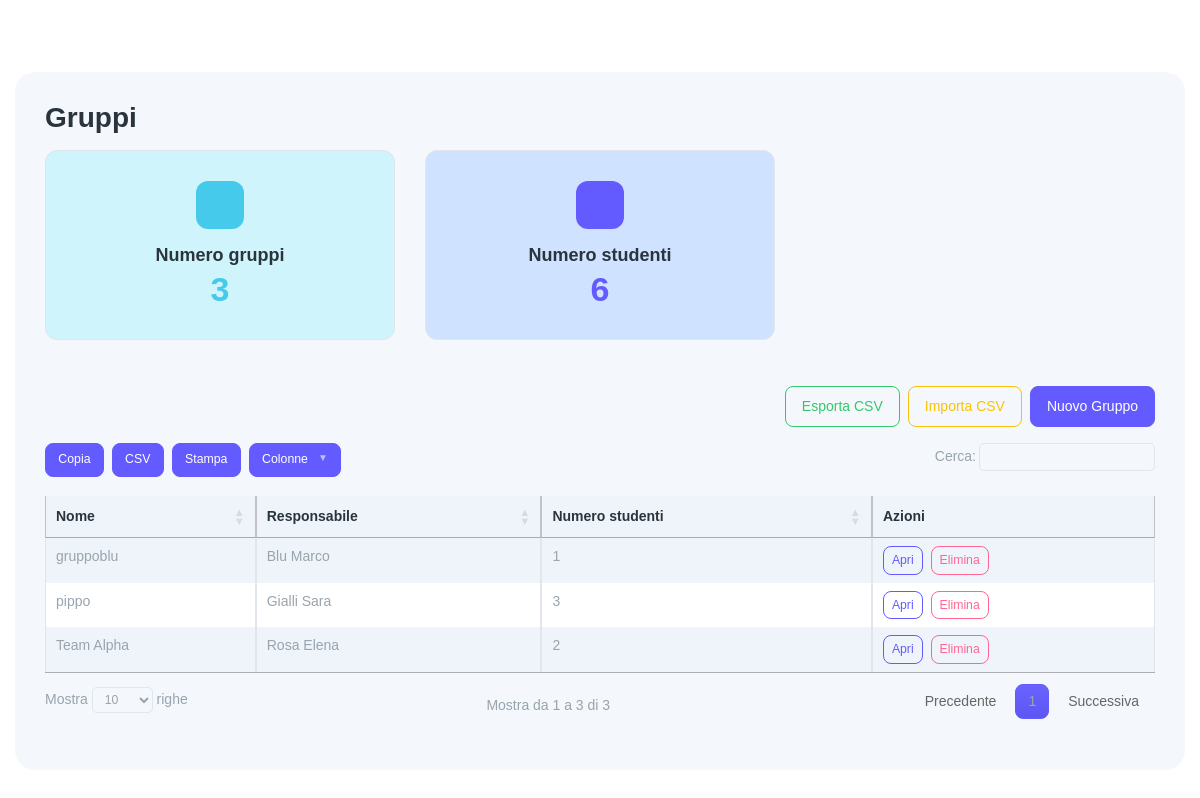
The app's page /work-groups (signed in) with its own data.
### tables this page shows
CREATE TABLE `work_groups` (
  `id` int(11) NOT NULL,
  `name` varchar(120) NOT NULL,
  `leader_student_id` int(11) NOT NULL,
  `created_at` timestamp NOT NULL DEFAULT current_timestamp(),
  `updated_at` timestamp NULL DEFAULT NULL ON UPDATE current_timestamp()
);

CREATE TABLE `students` (
  `id` int(11) NOT NULL,
  `first_name` varchar(100) NOT NULL,
  `last_name` varchar(100) NOT NULL,
  `email` varchar(190) NOT NULL,
  `password_hash` varchar(255) NOT NULL,
  `role` enum('admin','student') NOT NULL DEFAULT 'student',
  `active` tinyint(1) NOT NULL DEFAULT 1,
  `created_at` timestamp NOT NULL DEFAULT current_timestamp(),
  `updated_at` timestamp NULL DEFAULT NULL ON UPDATE current_timestamp()
);

### app/core/Helpers.php (called while the page is built, shortened)
<?php
class Helpers {
  public static function url($path = '') {
    $scriptDir = str_replace('\\', '/', dirname($_SERVER['SCRIPT_NAME']));
    $base = $scriptDir === '/' ? '' : $scriptDir;
    return $base . '/' . ltrim($path, '/');
  }
  public static function view($template, $data = []) { extract($data); require __DIR__ . '/../views/layout.php'; }
}

### app/controllers/WorkGroupController.php (called while the page is built, shortened)
<?php
class WorkGroupController {
  public function index() {
    $groups = (new WorkGroup())->all();
    $pdo = \App\Core\DB::conn();
    $stmt = $pdo->prepare('SELECT metric, value FROM view_cards WHERE scope=?');
    $stmt->execute(['groups']);
    $rows = $stmt->fetchAll();
    $m = [];
    foreach ($rows as $r) { $m[$r['metric']] = (int)$r['value']; }
    $summary = ['groups'=>$m['groups'] ?? count($groups),'students'=>$m['students'] ?? 0];
    Helpers::view('work_groups/index', ['title'=>'Gruppi','groups'=>$groups,'summary'=>$summary]);
  }
}

### public/index.php (called while the page is built, shortened)
<?php
spl_autoload_register(function($class){
  $prefix = 'App\\';
  $path = __DIR__ . '/../app/' . str_replace('\\', '/', substr($class, strlen($prefix))) . '.php';
});
$router = new Router();
$router->get('/login', [AuthController::class,'loginForm']);
$router->post('/login', [AuthController::class,'login']);
$router->get('/logout', [AuthController::class,'logout']);
$router->get('/', function(){
  if (!Auth::check()) { Helpers::redirect('/login'); }
  $pdo = DB::conn();
  $stmt = $pdo->prepare('SELECT metric, value FROM view_cards WHERE scope=?');
  $stmt->execute(['dashboard']);
  $rows = $stmt->fetchAll();
  if (!$rows) {
    ViewCardService::refreshDashboard();
    $stmt->execute(['dashboard']);
    $rows = $stmt->fetchAll();
  }
  $counts = [];
  foreach ($rows as $r) { $counts[$r['metric']] = (int)$r['value']; }
  Helpers::view('dashboard', ['title'=>'Dashboard','counts'=>$counts]);
});
$router->get('/admin/migrate', function(){
  if (!Auth::isAdmin()) { http_response_code(403); echo '403'; return; }
  $pdo = DB::conn();
  $dir = dirname(__DIR__) . DIRECTORY_SEPARATOR . 'database' . DIRECTORY_SEPARATOR . 'migrations';
  $files = [];
  foreach (glob($dir . DIRECTORY_SEPARATOR . '*.sql') as $f) { $files[] = $f; }
  sort($files);
  foreach ($files as $file) {
    $sql = file_get_contents($file);
    $chunks = array_filter(array_map('trim', preg_split('/;\\s*/', $sql)));
    foreach ($chunks as $chunk) {
      if ($chunk === '') continue;
      try { $pdo->exec($chunk); } catch (\Throwable $e) {}
    }
  }
  \App\Core\Helpers::addFlash('success', 'Migrazioni eseguite');
  ViewCardService::refreshAll();
  \App\Core\Helpers::redirect('/');
});
$router->get('/customers', [CustomerController::class,'index']);
$router->get('/customers/export', [CustomerController::class,'export']);
$router->post('/customers/import', [CustomerController::class,'import']);
$router->get('/customers/create', [CustomerController::class,'createForm']);
$router->post('/customers', [CustomerController::class,'store']);
$router->get('/customers/{id}', [CustomerController::class,'show']);
$router->get('/customers/{id}/edit', [CustomerController::class,'editForm']);
$router->post('/customers/{id}/update', [CustomerController::class,'update']);
$router->post('/customers/{id}/delete', [CustomerController::class,'delete']);
$router->get('/students', [StudentController::class,'index']);
$router->get('/students/export', [StudentController::class,'export']);
$router->post('/students/import', [StudentController::class,'import']);
$router->get('/students/create', [StudentController::class,'createForm']);
$router->post('/students', [StudentController::class,'store']);
$router->get('/students/{id}/edit', [StudentController::class,'editForm']);
$router->post('/students/{id}/update', [StudentController::class,'update']);
$router->post('/students/{id}/delete', [StudentController::class,'delete']);
$router->get('/work-groups', [WorkGroupController::class,'index']);
$router->get('/work-groups/create', [WorkGroupController::class,'createForm']);
$router->post('/work-groups', [WorkGroupController::class,'store']);
$router->get('/work-groups/{id}', [WorkGroupController::class,'show']);
$router->get('/work-groups/{id}/edit', [WorkGroupController::class,'editForm']);
$router->post('/work-groups/{id}/update', [WorkGroupController::class,'update']);
$router->post('/work-groups/{id}/add-member', [WorkGroupController::class,'addMember']);
$router->post('/work-groups/{id}/remove-member', [WorkGroupController::class,'removeMember']);
$router->get('/work-groups/export', [WorkGroupController::class,'export']);
$router->post('/work-groups/import', [WorkGroupController::class,'import']);
$router->post('/work-groups/{id}/delete', [WorkGroupController::class,'delete']);
$router->get('/logs', [LogsController::class,'index']);
$router->post('/logs/clear-access', [LogsController::class,'clearAccess']);
$router->post('/logs/clear-actions', [LogsController::class,'clearActions']);
$router->get('/libri', [LibroController::class,'index']);
$router->get('/libri/create', [LibroController::class,'createForm']);
$router->post('/libri', [LibroController::class,'store']);
$router->get('/libri/{id}/edit', [LibroController::class,'editForm']);
$router->post('/libri/{id}/update', [LibroController::class,'update']);
$router->post('/libri/{id}/delete', [LibroController::class,'delete']);
$router->get('/libri/qr/{code}', [LibroController::class,'showPublicFromQrCode']);
$router->get('/api/view-cards', function(){
  if (!Auth::check()) { http_response_code(401); echo json_encode(['error'=>'unauthorized']); return; }
  header('Content-Type: application/json');
  $scope = $_GET['scope'] ?? '';
  $scope = is_string($scope) ? trim($scope) : '';
  if ($scope === '') { echo json_encode(['error'=>'scope_required']); return; }
  $pdo = DB::conn();
  $stmt = $pdo->prepare('SELECT metric, value FROM view_cards WHERE scope=?');
  $stmt->execute([$scope]);
  $rows = $stmt->fetchAll();
  if (!$rows) {
    try {
      switch ($scope) {
        case 'dashboard': ViewCardService::refreshDashboard(); break;
        case 'customers': ViewCardService::refreshCustomers(); break;
        case 'students': ViewCardService::refreshStudents(); break;
        case 'groups': ViewCardService::refreshGroups(); break;
        case 'libri': ViewCardService::refreshLibri(); break;
        case 'payments': ViewCardService::refreshPayments(); break;
        case 'software': ViewCardService::refreshSoftware(); break;
      }
      $stmt->execute([$scope]);
      $rows = $stmt->fetchAll();
    } catch (\Throwable $e) {}
  }
  $out = [];
  foreach ($rows as $r) { $out[$r['metric']] = (int)$r['value']; }
  echo json_encode(['scope'=>$scope,'metrics'=>$out]);
});
$router->dispatch();

### app/core/Auth.php (called while the page is built, shortened)
<?php
class Auth {
  public static function user() { return $_SESSION['user'] ?? null; }
  public static function isAdmin() { $u = self::user(); return $u && $u['role'] === 'admin'; }
}

### app/core/DB.php (called while the page is built, shortened)
<?php
class DB {
  private static $pdo;
  public static function conn() {
    if (!self::$pdo) {
      $config = require __DIR__ . '/../config.php';
      $host = $config['db']['host'];
      $port = $config['db']['port'];
      $name = $config['db']['name'];
      $charset = $config['db']['charset'];
      $dsn = "mysql:host={$host};port={$port};dbname={$name};charset={$charset}";
      $user = $config['db']['user'];
      $pass = $config['db']['pass'];
      self::$pdo = new PDO($dsn, $user, $pass, [
        PDO::ATTR_ERRMODE => PDO::ERRMODE_EXCEPTION,
        PDO::ATTR_DEFAULT_FETCH_MODE => PDO::FETCH_ASSOC,
      ]);
    }
    return self::$pdo;
  }
}

### app/models/Model.php (called while the page is built, shortened)
<?php
class Model {
  public function __construct() { $this->pdo = DB::conn(); }
}

### app/models/WorkGroup.php (called while the page is built, shortened)
<?php
class WorkGroup extends Model {
  public function all() {
    $sql = 'SELECT wg.*, s.first_name AS leader_first_name, s.last_name AS leader_last_name,
      COALESCE(gm.members_count,0) AS members_count,
      COALESCE(lp.laptops_count,0) AS laptops_count
      FROM work_groups wg
      JOIN students s ON wg.leader_student_id = s.id
      LEFT JOIN (
        SELECT group_id, COUNT(*) AS members_count
        FROM group_members
        GROUP BY group_id
      ) gm ON gm.group_id = wg.id
      LEFT JOIN (
        SELECT group_id, COUNT(*) AS laptops_count
        FROM laptops
        GROUP BY group_id
      ) lp ON lp.group_id = wg.id
      ORDER BY wg.name';
    $st = $this->pdo->query($sql);
    return $st->fetchAll();
  }
}

### app/views/work_groups/index.php (the view, shortened to what this page needs)
<h3 class="mb-3">Gruppi</h3>
<div class="row mb-3">
  <div class="col-md-4">
    <div class="card bg-info-subtle">
      <div class="card-body">
        <div class="d-flex align-items-center justify-content-center round-48 rounded text-bg-info flex-shrink-0 mb-3 mx-auto">
        </div>
        <h5 class="card-title fw-semibold text-center mb-1">Numero gruppi</h5>
        <h2 class="card-text text-info text-center metric-value" data-metric="groups"><?php echo (int)($summary['groups'] ?? 0); ?></h2>
      </div>
    </div>
  </div>
  <div class="col-md-4">
    <div class="card bg-primary-subtle">
      <div class="card-body">
        <div class="d-flex align-items-center justify-content-center round-48 rounded text-bg-primary flex-shrink-0 mb-3 mx-auto">
        </div>
        <h5 class="card-title fw-semibold text-center mb-1">Numero studenti</h5>
        <h2 class="card-text text-primary text-center metric-value" data-metric="students"><?php echo (int)($summary['students'] ?? 0); ?></h2>
      </div>
    </div>
  </div>
  <div class="col-md-4">
  </div>
</div>
<?php if (\App\Core\Auth::isAdmin()) { ?>
<div class="d-flex justify-content-end mb-3 gap-2">
  <a class="btn btn-outline-success export-csv" data-count="<?php echo count($groups); ?>" href="<?php echo \App\Core\Helpers::url('/work-groups/export'); ?>">Esporta CSV</a>
  <button type="button" class="btn btn-outline-warning" data-bs-toggle="modal" data-bs-target="#importWgModal">Importa CSV</button>
  <a class="btn btn-primary" href="<?php echo \App\Core\Helpers::url('/work-groups/create'); ?>">Nuovo Gruppo</a>
</div>
<?php } ?>
<div class="table-responsive">
  <table id="workGroupsTable" class="table table-striped table-bordered text-nowrap">
    <thead class="table-light"><tr><th>Nome</th><th>Responsabile</th><th>Numero studenti</th><th>Azioni</th></tr></thead>
    <tbody>
    <?php foreach ($groups as $g) { ?>
      <tr>
        <td><?php echo htmlspecialchars($g['name']); ?></td>
        <td><?php echo htmlspecialchars($g['leader_last_name'].' '.$g['leader_first_name']); ?></td>
        <td><?php echo (int)($g['members_count'] ?? 0); ?></td>
        <td>
          <a class="btn btn-sm btn-outline-primary" href="<?php echo \App\Core\Helpers::url('/work-groups/'.$g['id']); ?>">Apri</a>
          <?php if (\App\Core\Auth::isAdmin()) { ?>
          <button type="button" class="btn btn-sm btn-outline-danger ms-1" data-bs-toggle="modal" data-bs-target="#deleteGroupModal" data-id="<?php echo $g['id']; ?>" data-name="<?php echo htmlspecialchars($g['name']); ?>">Elimina</button>
          <?php } ?>
        </td>
      </tr>
    <?php } ?>
    </tbody>
  </table>
</div>

### public/assets/css/app.css (style rules this page uses)
.card.bg-primary-subtle { background-color: #cfe2ff !important; }
.card.bg-info-subtle { background-color: #cff4fc !important; }
.card { background-color: #ffffff; color: #212529; }

### records on screen
work_groups: name "gruppoblu", leader_student.first_name "Blu Marco", members_count "1"
work_groups: name "pippo", leader_student.first_name "Gialli Sara", members_count "3"
work_groups: name "Team Alpha", leader_student.first_name "Rosa Elena", members_count "2"

### other values on screen
$summary['groups'] "3"
$summary['students'] "6"
